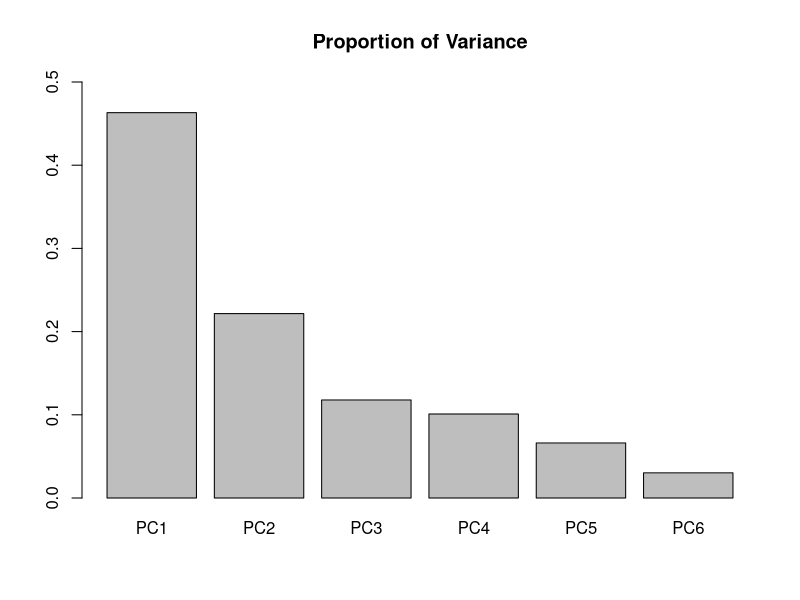
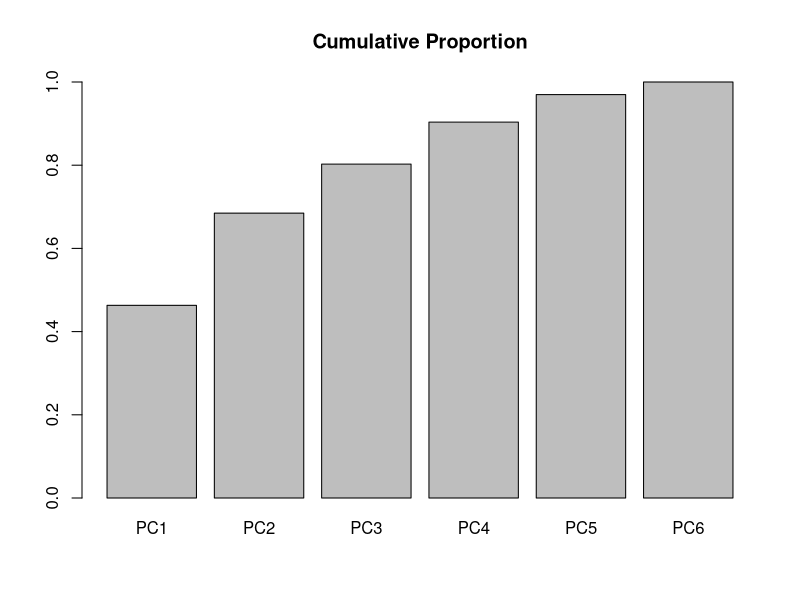
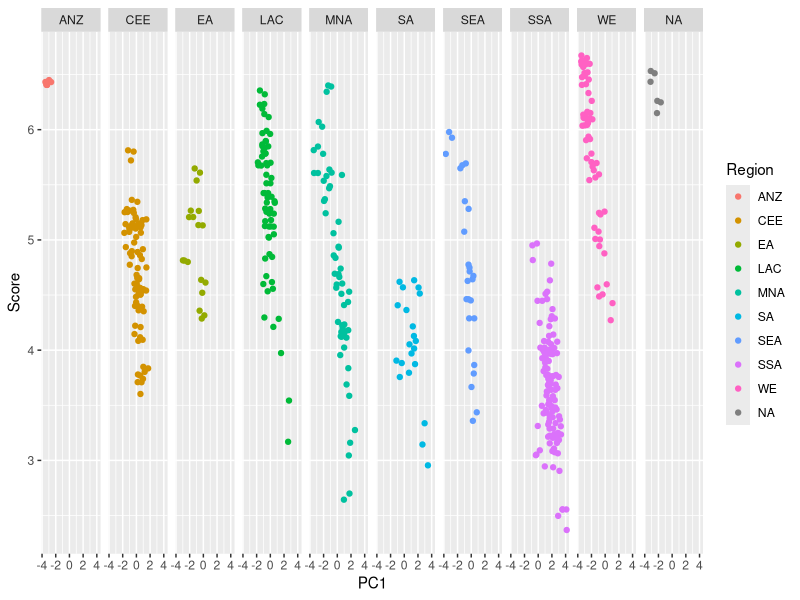

Reproduce these figures in R, in order. (Note: this script raises an error after producing the figures.)
# To make scripts clean and clear, we use this new file
# for analysis on standardized data. 

# TODO:
# 1. Standardize data.
# 2. Make ANCOVA model again.
# 3. Find the significant regions.
# 4. Use developed and undeveloped countries.

full.table = read.csv("./data/modified_data.csv")

normalized.data = data.frame(sapply(full.table[,c(5:11)], function(x) {x / sd(x)}))
standardized.table = cbind(full.table[,c(2,3)], normalized.data)
write.csv(standardized.table, './data/standardized_data.csv')

library(ggplot2)
levels(standardized.table$Region) = c("ANZ", "CEE", "EA", "LAC", "MNA", "NA", "SEA", "SA", "SSA", "WE")
factors.matrix = as.matrix(standardized.table[,-c(1,2,3)])

pca.decomp = prcomp(factors.matrix)
pca.sum = summary(pca.decomp)
pca1 = barplot(pca.sum$importance[2,], ylim=c(0, 0.5), main='Proportion of Variance')
pca2 = barplot(pca.sum$importance[3,], ylim=c(0, 1), main='Cumulative Proportion')

# NOTE: taking four principal components
pca.table = cbind(standardized.table[,c(1,2,3)], pca.decomp$x)
pca.lm.model = lm(Score ~ PC1 + PC2 + PC3 + PC4, data=pca.table)
cat("pca model, AIC: ", AIC(pca.lm.model),
     " BIC: ", BIC(pca.lm.model), '\n')

pca.lm.model1 = lm(Score ~ PC1 + PC2, data=pca.table)
cat("pca model1, AIC: ", AIC(pca.lm.model1),
     " BIC: ", BIC(pca.lm.model1), '\n')

pca.lm.model2 = lm(Score ~ (PC1 + PC2) * Region, data=pca.table)
cat("pca model2, AIC: ", AIC(pca.lm.model2),
     " BIC: ", BIC(pca.lm.model2), '\n')

pca.lm.model3 = lm(Score ~ PC1 * Region + PC2, data=pca.table)
cat("pca model3, AIC: ", AIC(pca.lm.model3),
     " BIC: ", BIC(pca.lm.model3), '\n')

region.model = aov(Score ~ Region, data = standardized.table)
region.CIs = TukeyHSD(region.model)
print(which(region.CIs$Region[,4] > 0.05))
# NOTE:
# Based on the above Tukey test, I can combine
# North America, Western Europe, and Australia and New Zeland together
ggplot(data=pca.table, aes(y=Score, x=PC1, color=Region)) + geom_point() + facet_grid(.~Region)

data.new = pca.table
# NOTE:
# NA-ANZ-WE: NAW
# EA-CEE-MNA-SEA-LAC: ECMSL
# SSA-SA: SS
levels(data.new$Region) = c("NAW", "ECMSL", "ECMSL", "ECMSL", "ECMSL", "NAW", "ECMSL", "SS", "SS", "NAW")
region.model.new = aov(Score ~ Region, data=data.new)
region.CIs.new = TukeyHSD(region.model.new)
model.new1 = lm(Score ~ PC1 * Region, data=data.new)
cat("new model1, AIC: ", AIC(model.new1),
	" BIC: ", BIC(model.new1), '\n')

model.new2 = lm(Score ~ PC1 + Region, data=data.new)
cat("new model2, AIC: ", AIC(model.new2),
	" BIC: ", BIC(model.new2), '\n')

p = ggplot(data=data.new, aes(y=Score, x=PC1, color=Region)) + geom_point()
p1 = p + geom_abline(intercept = model.new1$coefficient[1],
				     slope = model.new1$coefficient[2], color = 'red') +
		 geom_abline(intercept = model.new1$coefficient[1] + model.new1$coefficient[3], 
					 slope = model.new1$coefficient[2] + model.new1$coefficient[5], color = 'green') + 
		 geom_abline(intercept = model.new1$coefficient[1] + model.new1$coefficient[4], 
					 slope = model.new1$coefficient[2] + model.new1$coefficient[6], color = 'blue')


model.new3 = lm(Score ~ PC1 * Region + PC2, data=data.new)
cat("new model 3, AIC: ", AIC(model.new3),
     " BIC: ", BIC(model.new3), '\n')
model.new4 = lm(Score ~ (PC1 + PC2) * Region, data=data.new)
cat("new model 4, AIC: ", AIC(model.new4),
     " BIC: ", BIC(model.new4), '\n')
model.new5 = lm(Score ~ PC1 + PC2 + Region, data=data.new)
cat("new model 5, AIC: ", AIC(model.new5),
     " BIC: ", BIC(model.new5), '\n')

